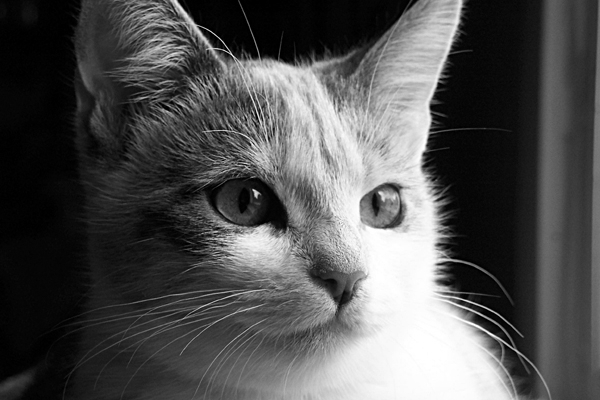
#> input picture data/grayscale_cat.jpg, 600 x 400 px
$ python main.py   (older library calls are emulated)
#> lines starting #> are read from the running program, lines starting #| are printed output that depends on the picture
### src/img_functions.py
import os
import numpy as np
from scipy.misc import toimage, imresize


DECOMPOSITION_OUTPUT_DIR = '../data/decomposition/'


def display_img(data):
    i = toimage(data[1])
    i.show()


def get_zoomed_image(image_as_list ,zoom_ratio):
    resized_list = imresize(image_as_list, zoom_ratio)
    resized_img = toimage(resized_list)
    return resized_img


def save_single_img(folder_name, file_name, img):
    file_path = DECOMPOSITION_OUTPUT_DIR + folder_name + '//'
    if not os.path.exists(os.path.dirname(file_path)):
        os.makedirs(os.path.dirname(file_path))
    img.save(file_path + '/' + file_name + '.png')


def get_image_channels(image_as_list):
    red_channel = image_as_list[:,:,0]
    green_channel = image_as_list[:,:,1]
    blue_channel = image_as_list[:,:,2]
    return (red_channel, green_channel, blue_channel)


# [7 lines left out: function append_channels, not called in this run]

### src/svd.py
import numpy as np
from img_functions import save_single_img, get_zoomed_image, append_channels


def decompose(image_matrix):
    """
    # Get decomposed matrices, USVtranspose
    """
    U, S, V = np.linalg.svd(image_matrix, full_matrices=True)
    reshaped_u = reshape_matrix(U)
    return reshaped_u, S, V


def reshape_matrix(matrix):
    """
    # Transpose of sorts, was needed because of the way arrays are stored
    # Different than MATLAB
    """
    reshaped_matrix = []
    for i in range(0, len(matrix[0])):
        vector = matrix[:,i]
        reshaped_matrix.append(vector)
    reshaped_matrix = np.array(reshaped_matrix)
    return reshaped_matrix


def vector_vector_transpose_multiplication(vector1, vector2):
    """
    # Generates matrix
    """
    result_matrix = []
    for item in vector1:
        single_vector = item * vector2
        single_vector = np.array(single_vector)
        result_matrix.append(single_vector)
    result_matrix = np.array(result_matrix)
    return result_matrix


def decomposed_matrix_multiplication(vector1, scalar, vector2):
    """
    # Generates a single matrix from vector vector transpose and scalar multiplication
    """
    matrix = vector_vector_transpose_multiplication(vector1, vector2)
    matrix = scalar * matrix
    return matrix


def generate_decomposed_matrices(U,S,V):
    """
    # Generates all sub decomposition matrices from a SVD
    """
    decomposed_matrices = []
    for i in range(0,len(S)):
        single_matrix = decomposed_matrix_multiplication(U[i], S[i], V[i])
        decomposed_matrices.append(single_matrix)
    return decomposed_matrices


def save_sample_grayscale_decomposition(folder_name, decomposed_list, first_n_decompositions):
    """
    # Saves a sample decomposition for grayscale images
    """
    image_height = decomposed_list[0].shape[0]
    image_width = decomposed_list[0].shape[1]
    summed_image = np.zeros((image_height, image_width))
    for index,item in enumerate(decomposed_list[:first_n_decompositions:]):  # First n decompositions
        image = get_zoomed_image(item, 100)  # No zoom
        save_single_img(folder_name, str(index), image)
        summed_image = summed_image + item
    summed_image = get_zoomed_image(summed_image, 100)  # No zoom
    save_single_img(folder_name, 'summed_image', summed_image)


# [15 lines left out: function save_sample_rgb_decomposition, not called in this run]

### src/main.py
import scipy.misc
from svd import (decompose,
                 generate_decomposed_matrices,
                 save_sample_grayscale_decomposition,
                 save_sample_rgb_decomposition)
from img_functions import get_image_channels


GRAYSCALE_CAT = '../data/grayscale_cat.jpg'
RGB_DOG = '../data/rgb_dog.jpg'


if __name__ == "__main__":
    # Read images
    grayscale_cat_as_matrix = scipy.misc.imread(GRAYSCALE_CAT)
#> grayscale_cat_as_matrix is the input picture: shape (400, 600); min 0, max 255, mean 81.5
    rgb_dog_as_matrix = scipy.misc.imread(RGB_DOG)
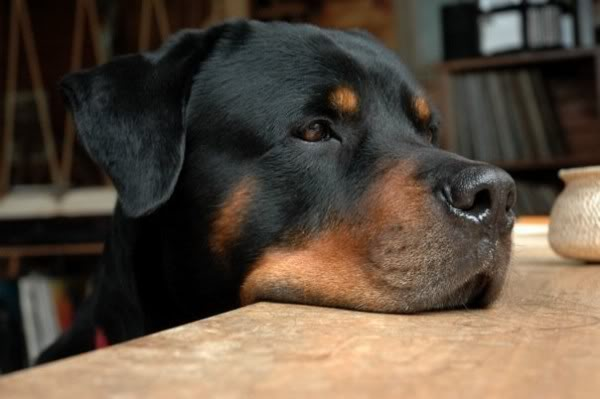
#> input picture data/rgb_dog.jpg, 600 x 399 px
#> rgb_dog_as_matrix is the input picture: shape (399, 600, 3); mean R, G, B 91, 77.5, 63.6
    dog_red_channel, dog_green_channel, dog_blue_channel = get_image_channels(rgb_dog_as_matrix)

    # SVD - Decomposed images
    # An example decomposition - Grayscale cat - single channel
    U,S,V = decompose(grayscale_cat_as_matrix)  # Get the decomposition
#> in decompose, `U, S, V = np.linalg.svd(image_matrix, full_matrices=True)`: S = 400 values, max 50811.5 at index 0, min 9.38 at index 399, mean 527.2
#> after the loop in reshape_matrix, `for i in range(0, len(matrix[0])):`: reshaped_matrix = 400 items
    decomposed_list = generate_decomposed_matrices(U, S, V)  # Decomposed list,
#> decomposed_list = 400 items
    save_sample_grayscale_decomposition('grayscale_cat', decomposed_list, 15)
#> the loop in save_sample_grayscale_decomposition, `for index,item in enumerate(decomposed_list[:first_n_decompositions:]):` made 15 passes
#> after the loop in save_sample_grayscale_decomposition, `for index,item in enumerate(decomposed_list[:first_n_decompositions:]):`:
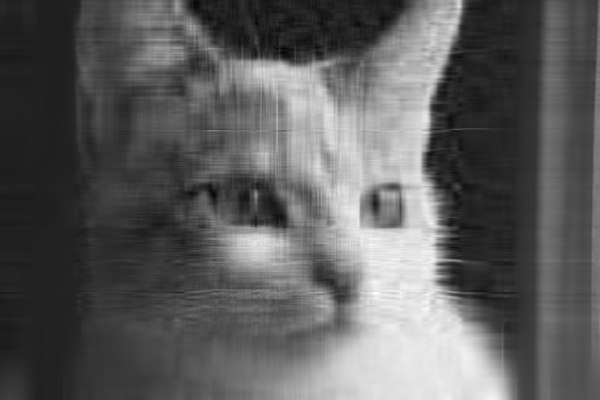
#> summed_image: shape (400, 600) float64; min -37.79, max 285.4, mean 81.5; drawn with min black and max white
    # Saves sample results of this grayscale decomposition
    # 15 is the amount of decompositions, play with this number
    # to change amount of decomposed matrices

    # An example decomposition - RGB Dog - decompose on separated channels
    U_red, S_red, V_red = decompose(dog_red_channel)  # Get red decomposition
#> in decompose (call 2), `U, S, V = np.linalg.svd(image_matrix, full_matrices=True)`:
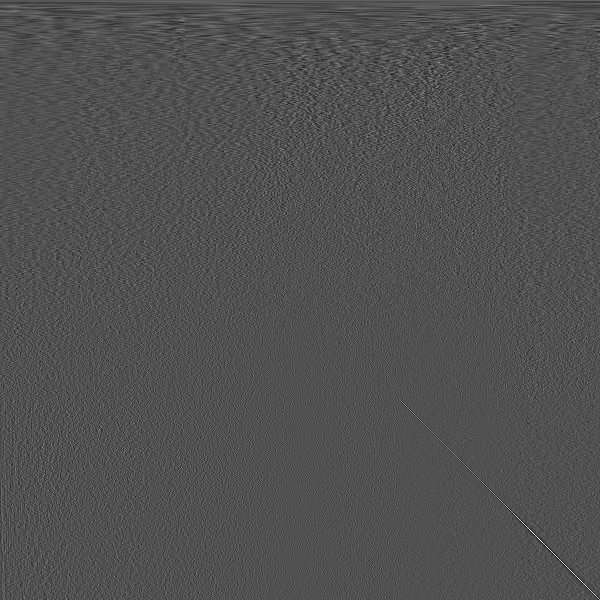
#> V: shape (600, 600) float64; min -0.276, max 0.59, mean 6.8e-05; drawn with min black and max white
#> in decompose (call 2), `U, S, V = np.linalg.svd(image_matrix, full_matrices=True)`: S = 399 values, max 54641.4 at index 0, min 2.41 at index 398, mean 424.5
#> S_red has the same summary as S in decompose
    U_green, S_green, V_green = decompose(dog_green_channel)  # Get green decomposition
#> S_green = 399 values, max 45440.7 at index 0, min 2.39 at index 398, mean 381.5
    U_blue, S_blue, V_blue = decompose(dog_blue_channel)  # Get blue decomposition
#> in decompose (call 4), `U, S, V = np.linalg.svd(image_matrix, full_matrices=True)`:
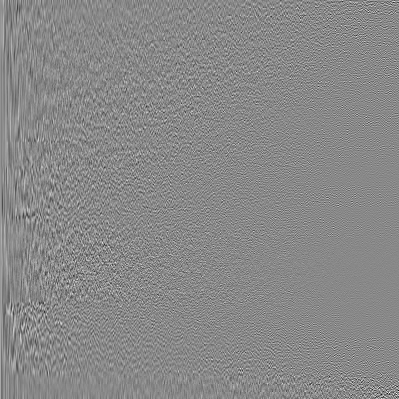
#> U: shape (399, 399) float64; min -0.385, max 0.332, mean 0.000152; drawn with min black and max white
#> in decompose (call 4), `U, S, V = np.linalg.svd(image_matrix, full_matrices=True)`: S = 399 values, max 36551.1 at index 0, min 2.46 at index 398, mean 340.9
#> in reshape_matrix (call 4), `reshaped_matrix = np.array(reshaped_matrix)`:
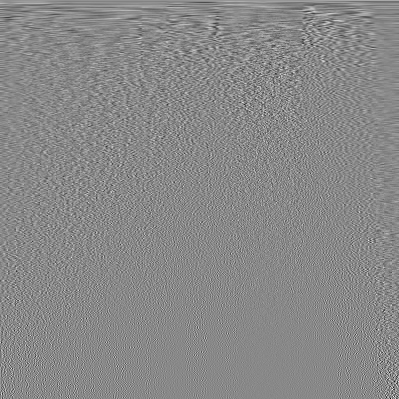
#> reshaped_matrix: shape (399, 399) float64; min -0.385, max 0.332, mean 0.000152; drawn with min black and max white
#> S_blue has the same summary as S in decompose
    # Generate decomposed matrices
    red_decomposed_list = generate_decomposed_matrices(U_red, S_red, V_red)
#> red_decomposed_list = 399 items
    green_decomposed_list = generate_decomposed_matrices(U_green, S_green, V_green)
#> green_decomposed_list = 399 items
#> the loop in generate_decomposed_matrices, `for i in range(0,len(S)):` made 54 passes
#> pass 1, in decomposed_matrix_multiplication (call 1199), `matrix = scalar * matrix`:
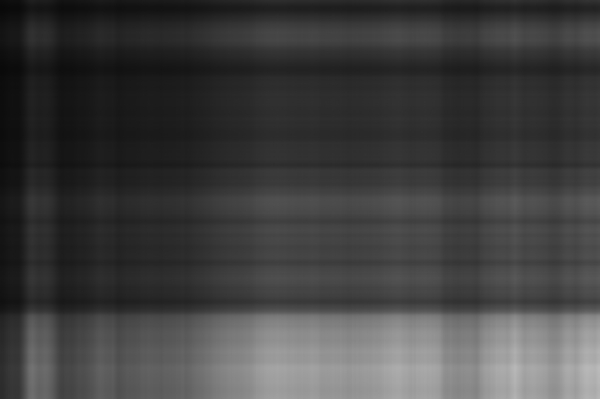
#> matrix: shape (399, 600) float64; min 9.18, max 187.5, mean 64.5
#> pass 2, in vector_vector_transpose_multiplication (call 1200), `result_matrix = np.array(result_matrix)`:
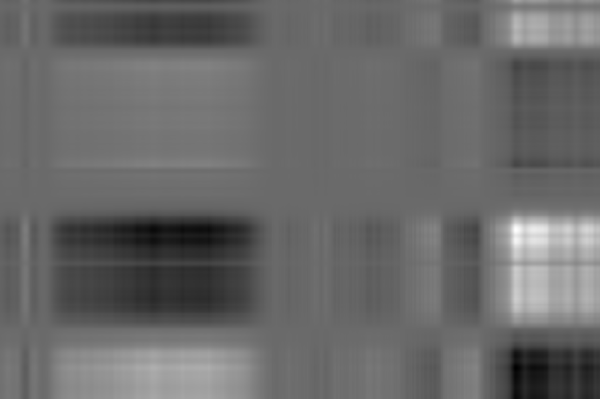
#> result_matrix: shape (399, 600) float64; min -0.00785, max 0.011, mean -6.72e-05; drawn with min black and max white
#> after the loop in generate_decomposed_matrices, `for i in range(0,len(S)):`: decomposed_matrices = 53 items
#> (the run stopped early here; a loop or call above may not have finished)
